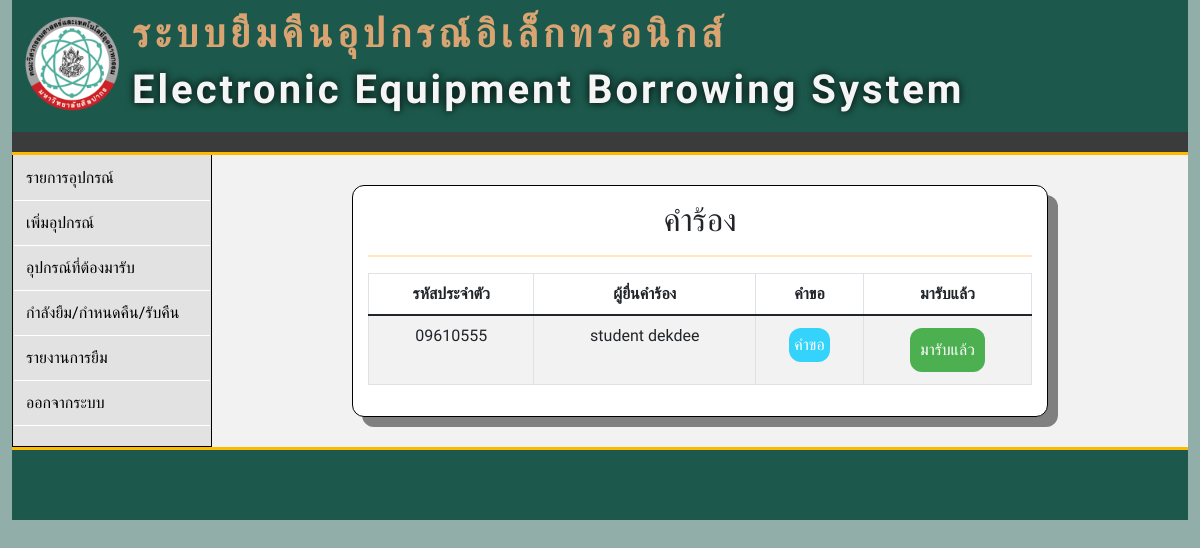
The page /a_sendeq.php on the database as committed earlier.
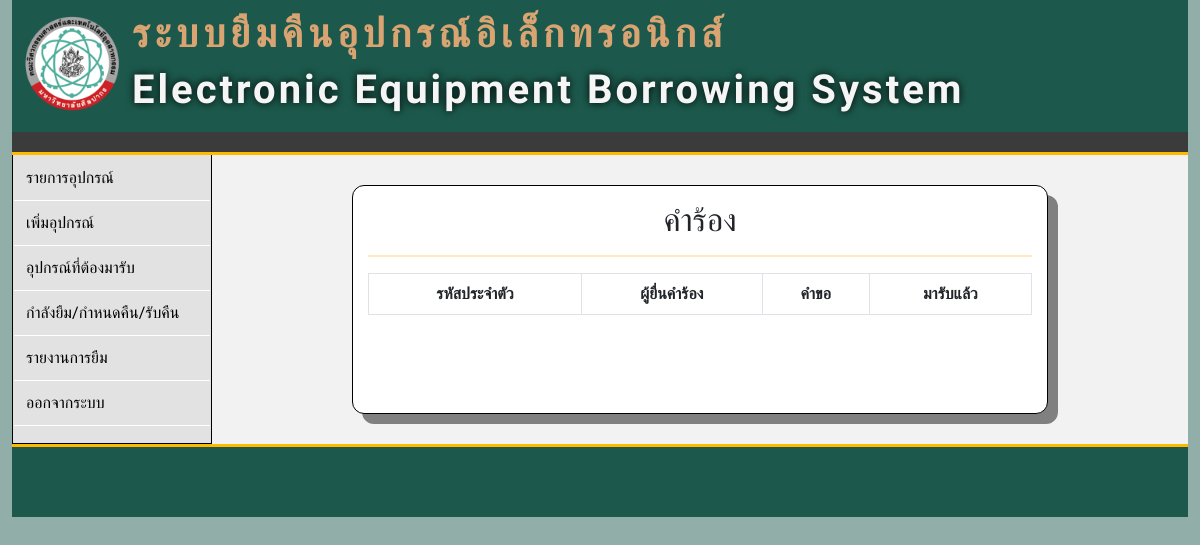
The same page on the database as committed later.
### tables this page shows
CREATE TABLE `tb_eq_borrow` (
  `id` int(10) NOT NULL,
  `borrow_id` int(255) NOT NULL,
  `s_user` varchar(255) NOT NULL,
  `eq_id` int(100) NOT NULL,
  `eq_number` int(100) NOT NULL,
  `FromDate` varchar(255) NOT NULL,
  `ToDate` varchar(255) NOT NULL,
  `Descriptions` varchar(255) NOT NULL,
  `Status` int(10) NOT NULL DEFAULT 1,
  `DateTime` date NOT NULL DEFAULT current_timestamp()
);

CREATE TABLE `tb_student` (
  `s_id` int(100) NOT NULL,
  `s_user` varchar(100) NOT NULL,
  `s_password` varchar(100) NOT NULL,
  `s_firstname` varchar(100) NOT NULL,
  `s_lastname` varchar(100) NOT NULL,
  `s_email` varchar(100) NOT NULL,
  `s_phone` char(11) NOT NULL,
  `s_image` varchar(255) DEFAULT NULL,
  `p_id` int(100) NOT NULL,
  `created_at` datetime DEFAULT current_timestamp(),
  `s_status` int(11) NOT NULL DEFAULT 1
);

### function/function.php (called while the page is built, shortened)
<?php
class DB_con
{
    public function __construct()
    {
        $conn = mysqli_connect(DB_SERVER, DB_USER, DB_PASS, DB_NAME);
        $this->dbcon = $conn;
    }
    public function eq_borrow_id_fetch($borrow_id)
    {
        $result = mysqli_query($this->dbcon, "SELECT * FROM tb_eq_borrow WHERE borrow_id = '$borrow_id' ");
        return $result;
    }
    public function eq_borrow_4_fetch()
    {
        $result = mysqli_query($this->dbcon, "SELECT * FROM tb_eq_borrow WHERE Status = '4' GROUP BY borrow_id ORDER BY id");
        return $result;
    }
    public function s_name_s_user_fetch($s_user)
    {
        $result = mysqli_query($this->dbcon, "SELECT s_user, s_firstname, s_lastname, s_email FROM tb_student WHERE s_user = '$s_user'");
        return $result;
    }
}
?>

### a_sendeq.php (the view, shortened to what this page needs)
<!DOCTYPE html>
<html lang="en">
<head>
    <link href="https://cdn.jsdelivr.net/npm/bootstrap@5.1.2/dist/css/bootstrap.min.css" rel="stylesheet">
    <link rel="stylesheet" href="css/e_approve.css">
</head>
<body style="background-color: #91AFA8">
    <div class="container-fluid">
        <?php
        include "item/pageheader.php";
        ?>
        <div class="menu">
            <aside>
                <?php
                include "item/menubar_a.php";
                ?>
            </aside>
            <main class="form">
                <div class="box">
                    <h2>คำร้อง</h2>
                    <hr class="s1">
                    <table class="table table-striped table-bordered table-responsive">
                        <thead>
                            <tr>
                                <th>รหัสประจำตัว</th>
                                <th>ผู้ยื่นคำร้อง</th>
                                <th>คำขอ</th>
                                <th>มารับแล้ว</th>
                            </tr>
                        </thead>
                        <tbody>
                            <?php
                            include_once('function/function.php');
                            $eq1 = new DB_con();
                            $eq2 = new DB_con();
                            $eq3 = new DB_con();
                            $eq_borrow_4_fetch = $eq1->eq_borrow_4_fetch();
                            $i = 1;
                            while ($sql1 = mysqli_fetch_array($eq_borrow_4_fetch)) {
                                $s_user = $sql1['s_user'];
                                $s_name_s_user_fetch = $eq2->s_name_s_user_fetch($s_user);
                                $sql2 = mysqli_fetch_array($s_name_s_user_fetch)
                            ?>
                                <tr>
                                    <td><?php echo $sql1['s_user']; ?></td>
                                    <td><?php echo $sql2['s_firstname']; ?> <?php echo $sql2['s_lastname']; ?></td>
                                    <td>
                                        <a class="bb" href="#popup<?php echo $i; ?>">คำขอ</a>
                                                            <?php
                                                            $borrow_id = $sql1['borrow_id'];
                                                            $suser = $eq3->eq_borrow_id_fetch($borrow_id);
                                                            ?>
                                    </td>
                                    <td><a class="gb" href="function/sendeq_a.php?borrow_id=<?php echo $sql1['borrow_id']; ?>">มารับแล้ว</a></td>
                                </tr>
                            <?php
                                $i = $i + 1;
                            }
                            ?>
                        </tbody>
                    </table>
                </div>
            </main>
        </div>
        <?php
        include "item/footer.php";
        ?>
    </div>
</body>
</html>

### item/pageheader.php
<head>
    <link rel="stylesheet" href="css/pageheader.css">
</head>
<header>
    <a class="p1">
        <img src="image/icon1.ico" alt="" width="100" class="d-inline-block align-text-top">
    </a>
    <h1 class="hTH">ระบบยืมคืนอุปกรณ์อิเล็กทรอนิกส์</h1>
    <h1 class="hEN">Electronic Equipment Borrowing System</h1>
</header>
<nav style="background-color: #3B3B3B;height:20px;"> </nav>
<nav style="background-color: #FFBA00;height:3px;"> </nav>

### item/menubar_a.php (shortened to what this page needs)
<ul>
    <li><a href="a_eq_manage.php">รายการอุปกรณ์</a></li>
    <li><a href="a_eq_add.php">เพิ่มอุปกรณ์</a></li>
    <li><a href="a_sendeq.php">อุปกรณ์ที่ต้องมารับ</a></li>
    <li><a href="a_borrowing.php">กำลังยืม/กำหนดคืน/รับคืน</a></li>
    <li><a href="a_chart_m.php">รายงานการยืม</a></li>
    <li><a href="index.php">ออกจากระบบ</a></li>
</ul>

### item/footer.php
<head>
    <link rel="stylesheet" href="css/footer.css">
</head>
<nav style="background-color: #FFBA00;height:3px;"> </nav>
<footer>
</footer>

### css/e_approve.css (style rules this page uses)
.form { flex: 1; padding: 10px 10px; flex-wrap: wrap; text-align: center; background-color: #f2f2f2; padding: 20px; width: 40%; }
hr { border-left: 0; }
hr.s1 { border-top: 2px solid rgb(255, 166, 0); }
.box { text-align: center; margin: 15px; border: solid 1px black; border-radius: 12px; padding: 15px; background-color: white; margin: 10px 120px; box-shadow: 10px 10px grey; width: 100%; }
.menu { display: flex; width: 100%; }
.gb { background-color: #4CAF50; border: none; color: white; padding: 10px; text-align: center; text-decoration: none; display: inline-block; font-size: 16px; margin: 4px 2px; border-radius: 12px; }
.bb { background-color: #00ccffc9; border: none; color: white; padding: 5px; text-align: center; text-decoration: none; display: inline-block; font-size: 16px; margin: 4px 2px; border-radius: 12px; }

### css/pageheader.css (style rules this page uses)
* { margin: 0; padding: 0; box-sizing: border-box; font-family: 'Trirong', serif; }
header { background-color: #1C594C; color: whitesmoke; padding: 10px 0; font-size: 20px; }
.p1 { float: left; background-size: cover; margin-right: 10px; margin-left: 10px; }
.hTH { color: #D9A472; letter-spacing: 5px; font-weight: bolder; }
.hEN { text-shadow: 0 0 0.2em rgb(0, 0, 0); letter-spacing: 3px; font-weight: bolder; }
aside { width: 200px; align-self: stretch; background-color: #E2E2E2; border: 1px solid black; border-top: none; }
aside ul { list-style-type: none; padding: 1px; }
aside ul li { padding-left: 12px; border-bottom: 1px solid rgb(255, 255, 255); }
aside ul li a { padding: 10px 0; color: rgb(0, 0, 0); text-decoration: none; display: flex; }
main { flex: 1; padding: 10px 10px; display: flex; flex-wrap: wrap; }

### css/footer.css (style rules this page uses)
footer { background-color: #1C594C; color: whitesmoke; height: 70px; }

Rows that differ between the two databases and show on the page:
no longer on this page (row edited): tb_eq_borrow: s_user "09610555", tb_student.s_firstname "student", tb_student.s_lastname "dekdee"
